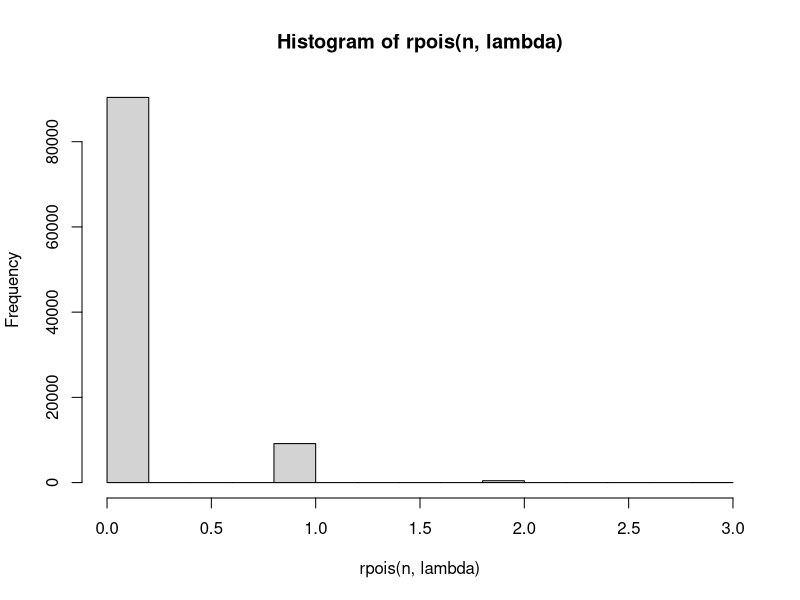
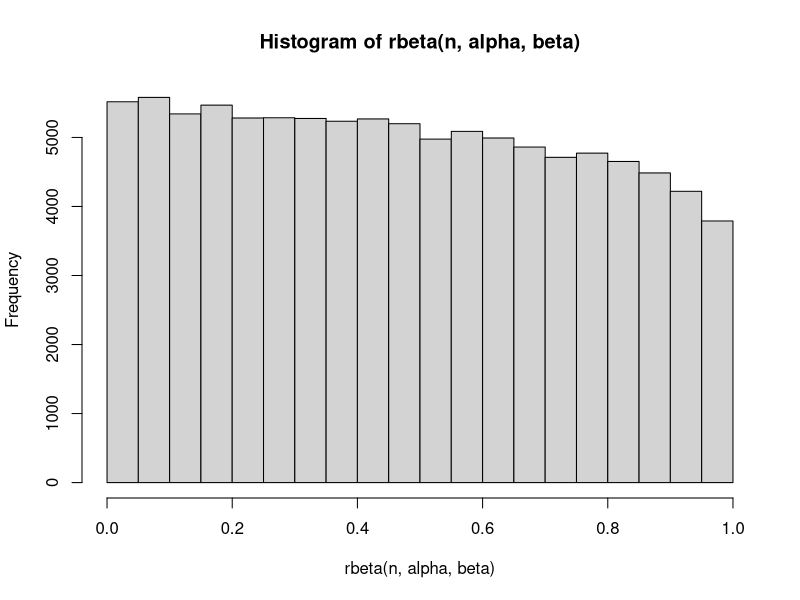

The R script that drew these images, in order:
# Sample size
n <- 100000

# Poisson
lambda <- 0.1

hist(rpois(n, lambda))


# Beta
alpha <- 1
beta <- 1.1

hist(rbeta(n, alpha, beta))
